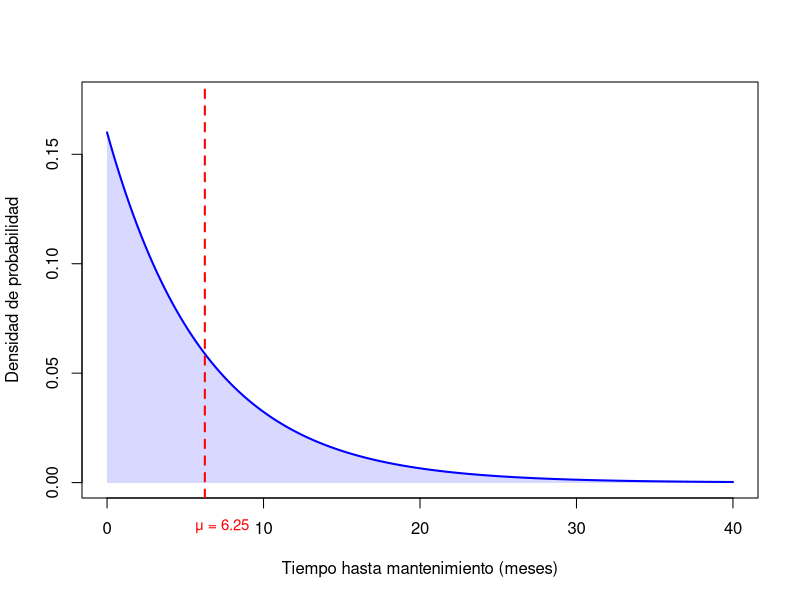
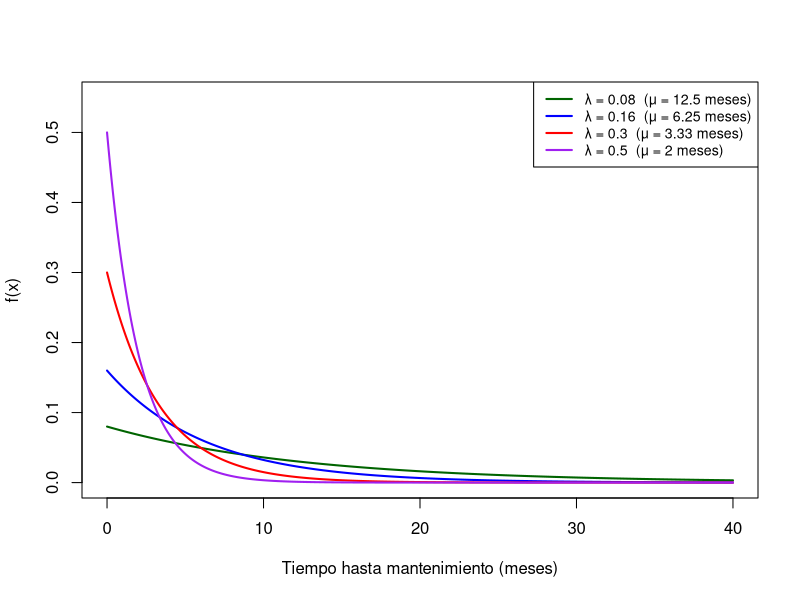
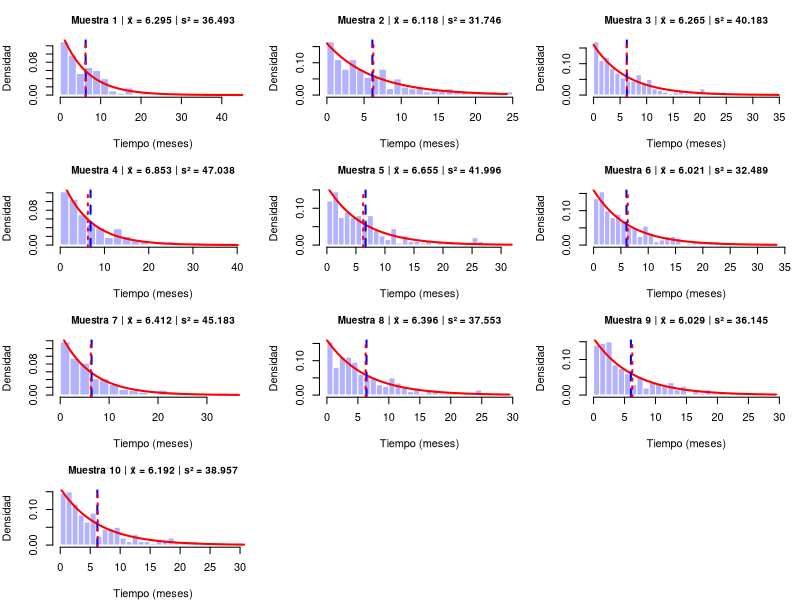

R code for these plots, in order: (Note: this script raises an error after producing the figures.)
## ---- chunk 1
# En este problema se usa kbl() de kableExtra (en lugar de knitr::kable())
# para las tablas que requieren kable_styling(), evitando así la doble
# numeración que produce bookdown cuando ambos paquetes interactúan.
## ---- chunk 2
lambda <- 0.16
x <- seq(0, 40, length.out = 1000)
fx <- dexp(x, rate = lambda)

plot(x, fx, type = "l", lwd = 2, col = "blue",
     xlab = "Tiempo hasta mantenimiento (meses)",
     ylab = "Densidad de probabilidad",
     ylim = c(0, max(fx) * 1.1))

# Sombrear área bajo la curva
polygon(c(0, x, max(x)), c(0, fx, 0), col = rgb(0, 0, 1, 0.15), border = NA)

# Línea de la media
abline(v = 1/lambda, col = "red", lty = 2, lwd = 2)
text(1/lambda + 1.1, -0.02,
     paste0("μ = ", 1/lambda), col = "red", cex = 0.9, xpd = TRUE)
## ---- chunk 3
x <- seq(0, 40, length.out = 1000)
lambdas <- c(0.08, 0.16, 0.30, 0.50)
colores <- c("darkgreen", "blue", "red", "purple")

plot(x, dexp(x, rate = lambdas[1]), type = "l", lwd = 2, col = colores[1],
     xlab = "Tiempo hasta mantenimiento (meses)",
     ylab = "f(x)",
     ylim = c(0, 0.55))

for (i in 2:length(lambdas)) {
  lines(x, dexp(x, rate = lambdas[i]), lwd = 2, col = colores[i])
}

legend("topright",
       legend = paste0("λ = ", lambdas, "  (μ = ", round(1/lambdas, 2), " meses)"),
       col = colores, lwd = 2, cex = 0.85)
## ---- chunk 4
set.seed(123)
lambda <- 0.16
n <- 200
num_muestras <- 10

# Valores poblacionales
media_pob <- 1 / lambda        # 6.25
varianza_pob <- 1 / lambda^2   # 39.0625

# Generar las 10 muestras
muestras <- vector("list", num_muestras)
for (i in 1:num_muestras) {
  muestras[[i]] <- rexp(n, rate = lambda)
}
## ---- chunk 5
par(mfrow = c(4, 3), mar = c(4, 4, 3, 1))

for (i in 1:num_muestras) {
  hist(muestras[[i]], breaks = 25, freq = FALSE,
       col = rgb(0, 0, 1, 0.3), border = "white",
       main = paste0("Muestra ", i,
                     " | x̄ = ", round(mean(muestras[[i]]), 3),
                     " | s² = ", round(var(muestras[[i]]), 3)),
       xlab = "Tiempo (meses)", ylab = "Densidad", cex.main = 0.9)
  
  # Superponer la densidad teórica
  x_seq <- seq(0, max(muestras[[i]]), length.out = 500)
  lines(x_seq, dexp(x_seq, rate = lambda), col = "red", lwd = 2)
  
  # Línea de la media muestral
  abline(v = mean(muestras[[i]]), col = "blue", lty = 2, lwd = 2)
  # Línea de la media poblacional
  abline(v = media_pob, col = "red", lty = 3, lwd = 2)
}

par(mfrow = c(1, 1))
## ---- chunk 6
# Tabla comparativa
tabla <- data.frame(
  Muestra = 1:num_muestras,
  Media_muestral = sapply(muestras, mean),
  Varianza_muestral = sapply(muestras, var)
)

tabla$Error_media <- tabla$Media_muestral - media_pob
tabla$Error_varianza <- tabla$Varianza_muestral - varianza_pob

knitr::kable(
              tabla, digits = 4,
              col.names = c("Muestra", "x̄", "s²","Error en media", "Error en varianza"),
             caption = "Estadísticos muestrales vs. valores poblacionales"
             )
## ---- chunk 7

tabla_muestras <- data.frame(
  Muestra     = 1:num_muestras,
  Media       = sapply(muestras, mean),
  Error_Media = sapply(muestras, mean) - media_pob,
  Varianza    = sapply(muestras, var),
  Error_Var   = sapply(muestras, var) - varianza_pob
)

tabla_kable <- kbl(tabla_muestras,
      col.names = c("Muestra", "$\\bar{x}$", "Error $\\bar{x} - \\mu$",
                     "$s^2$", "Error $s^2 - \\sigma^2$"),
      digits = 4,
      align = "ccccc",
      caption = "Estimaciones obtenidas por muestra",
      escape = FALSE)

tabla_kable <- kable_styling(tabla_kable,
                bootstrap_options = c("striped", "hover", "condensed"),
                full_width = FALSE,
                position = "center")

tabla_kable <- row_spec(tabla_kable, 0, bold = TRUE)

tabla_kable
## ---- chunk 8
set.seed(123)
lambda <- 0.16
n <- 200
num_muestras <- 100

# Valores poblacionales
media_pob <- 1 / lambda          # 6.25
varianza_pob <- 1 / lambda^2     # 39.0625
var_teorica <- varianza_pob / n  # 0.1953125

# Generar 100 medias muestrales
medias_muestrales <- replicate(num_muestras, mean(rexp(n, rate = lambda)))

promedio_medias <- mean(medias_muestrales)
varianza_medias <- var(medias_muestrales)
## ---- chunk 9
hist(medias_muestrales, breaks = 15, freq = FALSE,
     col = rgb(0, 0.5, 0.8, 0.35), border = "white",
     xlab = expression(bar(X)), ylab = "Densidad",
     xlim = c(min(medias_muestrales) - 0.5, max(medias_muestrales) + 0.5),
     main = "Histograma de las 100 medias muestrales (n=200)")

x_seq <- seq(min(medias_muestrales) - 1, max(medias_muestrales) + 1, length.out = 500)
lines(x_seq, dnorm(x_seq, mean = media_pob, sd = sqrt(var_teorica)),
      col = "red", lwd = 2)

abline(v = media_pob, col = "red", lty = 2, lwd = 2)
abline(v = promedio_medias, col = "blue", lty = 2, lwd = 2)

legend("topright",
       legend = c(expression("Curva N(" * mu * ", " * sigma^2/n * ")"),
                  expression(mu == 6.25),
                  paste("Promedio de x̄ =", round(promedio_medias, 4))),
       col = c("red", "red", "blue"),
       lty = c(1, 2, 2), lwd = 2, cex = 0.85)
## ---- chunk 10
tabla_tlc <- data.frame(
  Concepto = c("Media de $\\bar{X}$", "Varianza de $\\bar{X}$"),
  `Valor Obtenido` = c(
    round(promedio_medias, 4),
    round(varianza_medias, 4)
  ),
  `Valor Teórico (TLC)` = c(
    round(media_pob, 4),
    round(var_teorica, 4)
  ),
  Error = c(
    round(promedio_medias - media_pob,        4),
    round(varianza_medias - var_teorica, 4)
  ),
  `Expresión TLC` = c(
    "$E[\\bar{X}] = \\mu$",
    "$\\text{Var}(\\bar{X}) = \\sigma^2/n$"
  ),
  check.names = FALSE
)

kbl(
  tabla_tlc,
  format  = "html",
  escape  = FALSE,
  align   = c("l", "r", "r", "r", "c"),
  caption = "Verificación empírica del Teorema del Límite Central (100 muestras, n = 200)"
) |>
  kable_styling(
    bootstrap_options = c("striped", "hover", "condensed", "bordered"),
    full_width        = FALSE,
    position          = "center"
  )
## ---- chunk 11

test_sw <- shapiro.test(medias_muestrales)


tabla_sw <- data.frame(
  Concepto = c(
    "Estadístico W",
    "Valor $p$",
    "Nivel de significancia $\\alpha$"
  ),
  Resultado = c(
    round(test_sw$statistic, 4),
    round(test_sw$p.value,   4),
    "0.05"
    ),
  check.names = FALSE
)

kable(
  tabla_sw,
  format  = "html",
  escape  = FALSE,
  align   = c("c", "c"),
  caption = "Test de normalidad de Shapiro-Wilk sobre las medias muestrales"
)
## ---- chunk 12
qqnorm(medias_muestrales,
       pch = 16, col = rgb(0, 0, 1, 0.5))
qqline(medias_muestrales, col = "red", lwd = 2)
## ---- chunk 13
set.seed(123)
lambda <- 0.16
num_muestras <- 100
tamanios <- c(5, 10, 80, 200, 500, 2000)

# Valores poblacionales
media_pob <- 1 / lambda         # 6.25
varianza_pob <- 1 / lambda^2   # 39.0625

# Almacenar resultados
resultados <- data.frame(
  n = integer(),
  Promedio_medias = numeric(),
  Varianza_medias = numeric(),
  Var_teorica = numeric(),
  Error_media = numeric(),
  Error_varianza = numeric(),
  Shapiro_W = numeric(),
  Shapiro_p = numeric(),
  Normalidad = character(),
  stringsAsFactors = FALSE
)

# Lista para guardar las medias muestrales de cada tamaño
lista_medias <- list()
## ---- chunk 14
for (k in seq_along(tamanios)) {
  n <- tamanios[k]
  
  # Generar 100 medias muestrales
  medias <- replicate(num_muestras, mean(rexp(n, rate = lambda)))
  lista_medias[[k]] <- medias
  
  # Estadísticos
  prom <- mean(medias)
  vari <- var(medias)
  var_teo <- varianza_pob / n
  
  # Test de Shapiro-Wilk
  sw <- shapiro.test(medias)
  
  resultados[k, ] <- list(
    n, prom, vari, var_teo,
    prom - media_pob,
    vari - var_teo,
    sw$statistic,
    sw$p.value,
    ifelse(sw$p.value >= 0.05, "No se rechaza H₀", "Se rechaza H₀")
  )
}
## ---- chunk 15
knitr::kable(resultados,
             digits = 4,
             col.names = c("n", "Promedio x̄", "Var(x̄) obs.", "Var(x̄) teórica",
                           "Error media", "Error varianza", "W", "p-valor", "Decisión"),
             caption = "Resumen del TLC para distintos tamaños de muestra (α = 0.05)")
## ---- chunk 16
par(mfrow = c(3, 2), mar = c(4, 4, 4, 1))

for (k in seq_along(tamanios)) {
  n <- tamanios[k]
  medias <- lista_medias[[k]]
  var_teo <- varianza_pob / n
  
  # Histograma
  hist(medias, breaks = 15, freq = FALSE,
       col = rgb(0, 0.4, 0.8, 0.3), border = "white",
       main = bquote(bold("n = " ~ .(n)) ~
                     " | " ~ bar(x) ~ " = " ~ .(round(mean(medias), 3)) ~
                     " | p = " ~ .(round(resultados$Shapiro_p[k], 4))),
       xlab = expression(bar(X)),
       ylab = "Densidad",
       cex.main = 0.95)
  
  # Curva normal teórica
  x_seq <- seq(min(medias) - 1, max(medias) + 1, length.out = 500)
  lines(x_seq, dnorm(x_seq, mean = media_pob, sd = sqrt(var_teo)),
        col = "red", lwd = 2)
  
  # Media poblacional
  abline(v = media_pob, col = "red", lty = 2, lwd = 2)
  # Promedio observado
  abline(v = mean(medias), col = "blue", lty = 2, lwd = 2)
  
  legend("topright",
         legend = c(
           bquote("N(" * .(media_pob) * ", " * .(round(var_teo, 4)) * ")"),
           bquote(mu == .(media_pob)),
           paste0("Prom. = ", round(mean(medias), 3))
         ),
         col = c("red", "red", "blue"),
         lty = c(1, 2, 2), lwd = 2, cex = 0.7)
}

par(mfrow = c(1, 1))
## ---- chunk 17
par(mfrow = c(3, 2), mar = c(4, 4, 3, 1))

for (k in seq_along(tamanios)) {
  n <- tamanios[k]
  medias <- lista_medias[[k]]
  
  qqnorm(medias, main = paste0("Q-Q Normal — n = ", n),
         pch = 16, col = rgb(0, 0, 1, 0.5))
  qqline(medias, col = "red", lwd = 2)
}

par(mfrow = c(1, 1))
## ---- chunk 18
par(mfrow = c(1, 2), mar = c(5, 5, 4, 2))

# Gráfico 1: Convergencia de la media
plot(tamanios, resultados$Promedio_medias, type = "b", pch = 16, col = "blue", lwd = 2,
     xlab = "Tamaño de muestra (n)", ylab = expression("Promedio de " ~ bar(X)),
     ylim = c(media_pob - 0.8, media_pob + 0.8),
     log = "x")
abline(h = media_pob, col = "red", lty = 2, lwd = 2)
legend("topright", legend = c("Observado", expression(mu ~ "= 6.25")),
       col = c("blue", "red"), lty = c(1, 2), pch = c(16, NA), lwd = 2, cex = 0.85)

# Gráfico 2: Convergencia de la varianza
plot(tamanios, resultados$Varianza_medias, type = "b", pch = 16, col = "blue", lwd = 2,
     main = expression("Convergencia de Var(" * bar(X) * ") hacia " * sigma^2/n),
     xlab = "Tamaño de muestra (n)", ylab = expression("Var(" ~ bar(X) ~ ")"),
     log = "x")
lines(tamanios, resultados$Var_teorica, type = "b", pch = 17, col = "red", lty = 2, lwd = 2)
legend("topright", legend = c("Observada", expression(sigma^2/n ~ " teórica")),
       col = c("blue", "red"), pch = c(16, 17), lty = c(1, 2), lwd = 2, cex = 0.85)

par(mfrow = c(1, 1))
